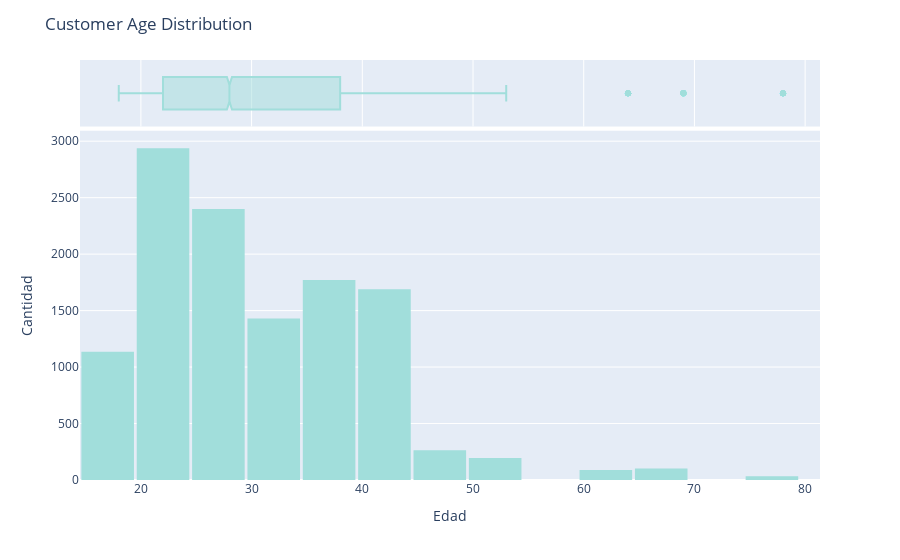

Notebook code cell kept with this figure:
### Code cell
import plotly.express as px
import pandas as pd

# Asegurarte de que 'age' esté limpia
df['age'] = pd.to_numeric(df['age'], errors='coerce')
df_clean = df.dropna(subset=['age'])

# Crear el gráfico con boxplot + histograma
fig = px.histogram(df_clean, x='age', marginal='box', nbins=30, 
                   color_discrete_sequence=['#a1dedb'])

fig.update_layout(
    title='Customer Age Distribution',
    xaxis_title='Edad',
    yaxis_title='Cantidad',
    bargap=0.05
)

fig.show()

### Figure 1 — Plotly figure (JSON) as saved in the notebook; plotly's stock layout.template omitted (floating-point values rounded to 4 significant figures; data arrays with more than 128 entries replaced by an {"elided": "..."} marker saying what was removed)
{"data": [{"bingroup": "x", "hovertemplate": "age=%{x}<br>count=%{y}<extra></extra>", "legendgroup": "", "marker": {"color": "#a1dedb", "pattern": {"shape": ""}}, "name": "", "nbinsx": 30, "orientation": "v", "showlegend": false, "type": "histogram", "x": {"elided": "12043 int values"}, "xaxis": "x", "yaxis": "y"}, {"hovertemplate": "age=%{x}<extra></extra>", "legendgroup": "", "marker": {"color": "#a1dedb"}, "name": "", "notched": true, "showlegend": false, "type": "box", "x": {"elided": "12043 int values"}, "xaxis": "x2", "yaxis": "y2"}], "layout": {"bargap": 0.05, "barmode": "relative", "legend": {"tracegroupgap": 0}, "margin": {"t": 60}, "title": {"text": "Customer Age Distribution"}, "xaxis": {"anchor": "y", "domain": [0, 1], "title": {"text": "Edad"}}, "xaxis2": {"anchor": "y2", "domain": [0, 1], "matches": "x", "showgrid": true, "showticklabels": false}, "yaxis": {"anchor": "x", "domain": [0, 0.8316], "title": {"text": "Cantidad"}}, "yaxis2": {"anchor": "x2", "domain": [0.8416, 1], "matches": "y2", "showgrid": false, "showline": false, "showticklabels": false, "ticks": ""}}}
